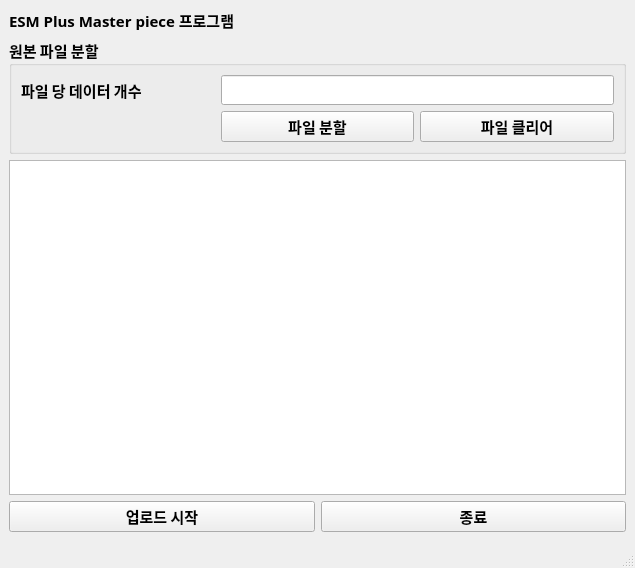
<?xml version="1.0" encoding="UTF-8"?>
<ui version="4.0">
 <class>MainWindow</class>
 <widget class="QMainWindow" name="MainWindow">
  <property name="geometry">
   <rect>
    <x>0</x>
    <y>0</y>
    <width>635</width>
    <height>568</height>
   </rect>
  </property>
  <property name="font">
   <font>
    <family>맑은 고딕</family>
    <pointsize>11</pointsize>
    <weight>75</weight>
    <bold>true</bold>
   </font>
  </property>
  <property name="acceptDrops">
   <bool>true</bool>
  </property>
  <property name="windowTitle">
   <string>ESM Plus MasterPiece</string>
  </property>
  <property name="toolTipDuration">
   <number>-2</number>
  </property>
  <widget class="QWidget" name="centralwidget">
   <layout class="QGridLayout" name="gridLayout_3">
    <item row="3" column="0">
     <layout class="QGridLayout" name="gridLayout_2">
      <item row="1" column="1">
       <widget class="QPushButton" name="exit_btn">
        <property name="font">
         <font>
          <family>맑은 고딕</family>
          <pointsize>11</pointsize>
          <weight>75</weight>
          <bold>true</bold>
         </font>
        </property>
        <property name="text">
         <string>종료</string>
        </property>
       </widget>
      </item>
      <item row="1" column="0">
       <widget class="QPushButton" name="run_btn">
        <property name="font">
         <font>
          <family>맑은 고딕</family>
          <pointsize>11</pointsize>
          <weight>75</weight>
          <bold>true</bold>
         </font>
        </property>
        <property name="text">
         <string>업로드 시작</string>
        </property>
       </widget>
      </item>
      <item row="0" column="0" colspan="2">
       <widget class="QTextBrowser" name="textBrowser">
        <property name="font">
         <font>
          <family>맑은 고딕</family>
          <pointsize>11</pointsize>
          <weight>75</weight>
          <bold>true</bold>
         </font>
        </property>
       </widget>
      </item>
     </layout>
    </item>
    <item row="1" column="0">
     <widget class="QGroupBox" name="groupBox">
      <property name="title">
       <string>원본 파일 분할</string>
      </property>
      <layout class="QGridLayout" name="gridLayout">
       <item row="1" column="2" colspan="2">
        <widget class="QLineEdit" name="data_cnt_input"/>
       </item>
       <item row="2" column="2">
        <widget class="QPushButton" name="file_divide_btn">
         <property name="font">
          <font>
           <family>맑은 고딕</family>
           <pointsize>11</pointsize>
           <weight>75</weight>
           <bold>true</bold>
          </font>
         </property>
         <property name="text">
          <string>파일 분할</string>
         </property>
        </widget>
       </item>
       <item row="2" column="3">
        <widget class="QPushButton" name="file_clear_btn">
         <property name="font">
          <font>
           <family>맑은 고딕</family>
           <pointsize>11</pointsize>
           <weight>75</weight>
           <bold>true</bold>
          </font>
         </property>
         <property name="text">
          <string>파일 클리어</string>
         </property>
        </widget>
       </item>
       <item row="1" column="1">
        <widget class="QLabel" name="label_3">
         <property name="text">
          <string>파일 당 데이터 개수</string>
         </property>
        </widget>
       </item>
      </layout>
     </widget>
    </item>
    <item row="0" column="0">
     <widget class="QLabel" name="label">
      <property name="text">
       <string>ESM Plus Master piece 프로그램</string>
      </property>
     </widget>
    </item>
   </layout>
  </widget>
  <widget class="QMenuBar" name="menubar">
   <property name="geometry">
    <rect>
     <x>0</x>
     <y>0</y>
     <width>635</width>
     <height>31</height>
    </rect>
   </property>
  </widget>
  <widget class="QStatusBar" name="statusbar"/>
 </widget>
 <tabstops>
  <tabstop>textBrowser</tabstop>
  <tabstop>exit_btn</tabstop>
  <tabstop>run_btn</tabstop>
 </tabstops>
 <resources/>
 <connections/>
</ui>
